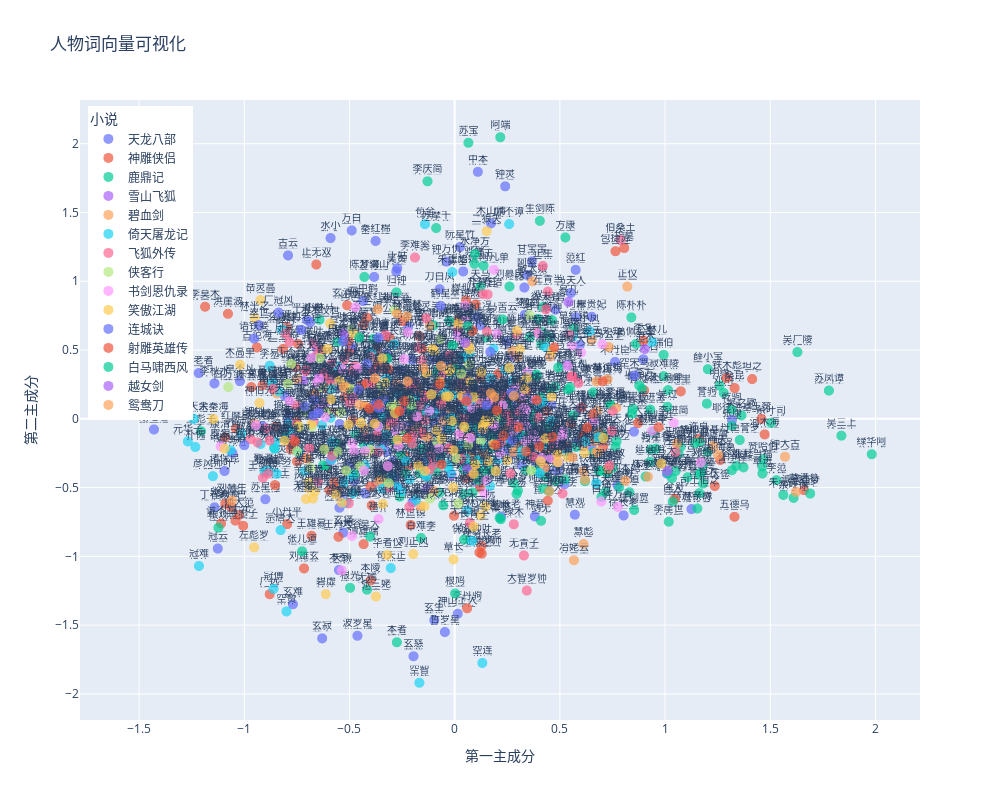

Notebook code for this chart:
### Markdown cell above
## 6. 2D可视化

### Code cell
print("生成2D可视化结果...")
# 2D可视化
pca = PCA(n_components=2)
reduced_embeddings = pca.fit_transform(embeddings)

# 创建DataFrame
df_2d = pd.DataFrame({
    'Name': valid_names,
    'Novel': [name_novels[name] for name in valid_names],
    'PC1': reduced_embeddings[:, 0],
    'PC2': reduced_embeddings[:, 1]
})

# 使用Plotly创建交互式散点图
fig = px.scatter(df_2d, 
                 x='PC1', 
                 y='PC2',
                 color='Novel',
                 text='Name',
                 title='人物词向量可视化',
                 labels={'PC1': '第一主成分', 'PC2': '第二主成分'},
                 hover_name='Name',
                 hover_data={'Novel': True})

# 调整显示效果
fig.update_traces(
    textposition='top center',
    marker=dict(size=10, opacity=0.7),
    textfont=dict(size=10),
    hovertemplate="<b>%{Name}</b><br>" +
                  "小说: %{Novel}<br>" +
                  "PC1: %{x:.2f}<br>" +
                  "PC2: %{y:.2f}<br>" +
                  "<extra></extra>"
)

# 调整布局
fig.update_layout(
    showlegend=True,
    legend=dict(
        title='小说',
        yanchor="top",
        y=0.99,
        xanchor="left",
        x=0.01
    ),
    height=800,
    width=1000
)

# 保存为HTML文件
fig.write_html('characters_2d.html', include_plotlyjs=True)
fig.show()
